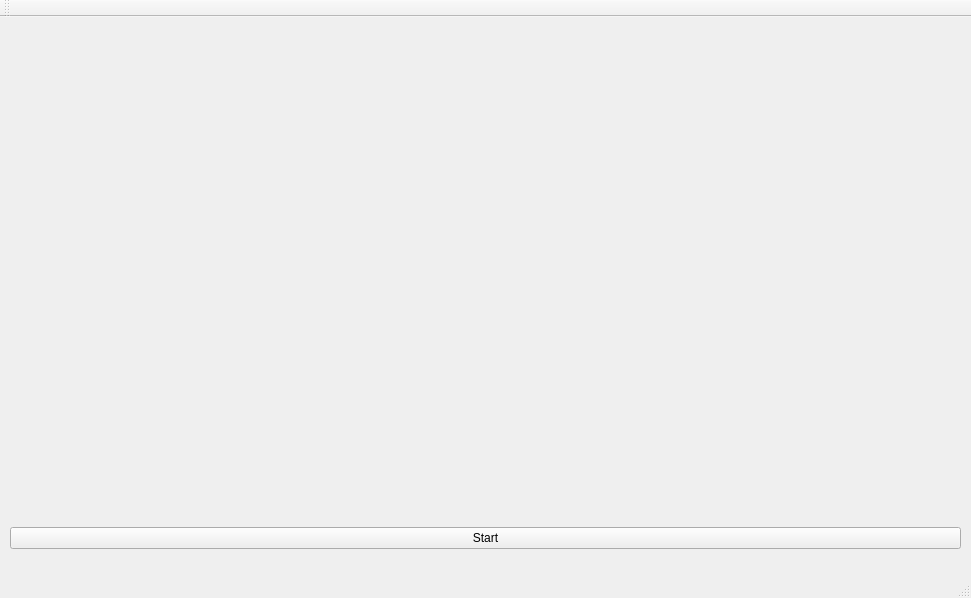
<?xml version="1.0" encoding="UTF-8"?>
<ui version="4.0">
 <class>MainWindow</class>
 <widget class="QMainWindow" name="MainWindow">
  <property name="geometry">
   <rect>
    <x>0</x>
    <y>0</y>
    <width>971</width>
    <height>598</height>
   </rect>
  </property>
  <property name="windowTitle">
   <string>MainWindow</string>
  </property>
  <widget class="QWidget" name="centralWidget">
   <widget class="QPushButton" name="pushButton">
    <property name="geometry">
     <rect>
      <x>10</x>
      <y>510</y>
      <width>951</width>
      <height>22</height>
     </rect>
    </property>
    <property name="text">
     <string>Start</string>
    </property>
   </widget>
   <widget class="ClickableVideoWidget" name="aa_video" native="true">
    <property name="geometry">
     <rect>
      <x>10</x>
      <y>10</y>
      <width>751</width>
      <height>480</height>
     </rect>
    </property>
   </widget>
  </widget>
  <widget class="QMenuBar" name="menuBar">
   <property name="geometry">
    <rect>
     <x>0</x>
     <y>0</y>
     <width>971</width>
     <height>19</height>
    </rect>
   </property>
  </widget>
  <widget class="QToolBar" name="mainToolBar">
   <attribute name="toolBarArea">
    <enum>TopToolBarArea</enum>
   </attribute>
   <attribute name="toolBarBreak">
    <bool>false</bool>
   </attribute>
  </widget>
  <widget class="QStatusBar" name="statusBar"/>
 </widget>
 <layoutdefault spacing="6" margin="11"/>
 <customwidgets>
  <customwidget>
   <class>ClickableVideoWidget</class>
   <extends>QWidget</extends>
   <header location="global">clickablevideowidget.h</header>
   <container>1</container>
  </customwidget>
 </customwidgets>
 <resources/>
 <connections/>
</ui>
